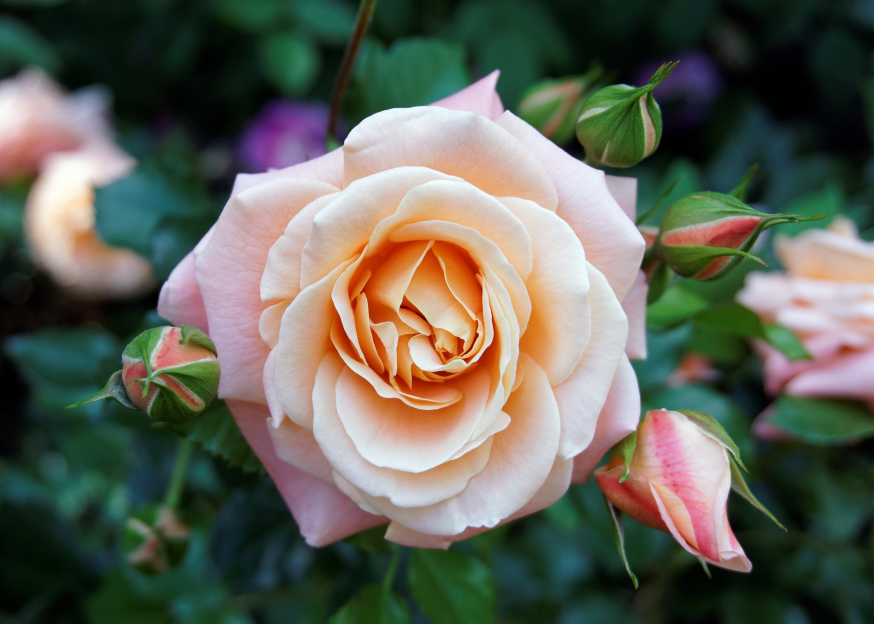
%> input picture Day2/rose.jpg, 1747 x 1248 px (shown at 1/2 size)
$ octave Types_of_Images.m   (GNU Octave 9; MATLAB toolbox functions it lacks are replaced by stand-ins)
%> lines starting %> are read from the running program, lines starting %| are printed output that depends on the picture; in (x1, y1, x2, y2) boxes, pixels count from 0 and x2, y2 are one past the last pixel; in counts of white or black regions, pixels touching at a corner belong together; the program's own positions count from 1
%subpolot is used to display multiple image in single figure window
%first value - row
%second value - column
%third value - index

%RGB
a = imread('rose.jpg');
%> a is the input picture: size 1248x1747x3 uint8; mean R, G, B 96.4, 98.4, 86.5
subplot(2,2,1);
imshow(a);

a1 = imresize(a,[256,256]); %change size of the image
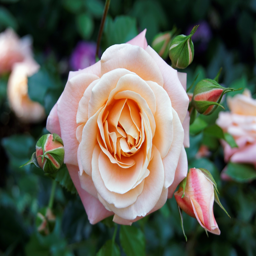
%> a1: size 256x256x3 uint8; mean R, G, B 96.4, 98.4, 86.5
subplot(2,2,2);
imshow(a1);

%CONVERT GRAY SCALE
b = rgb2gray(a);
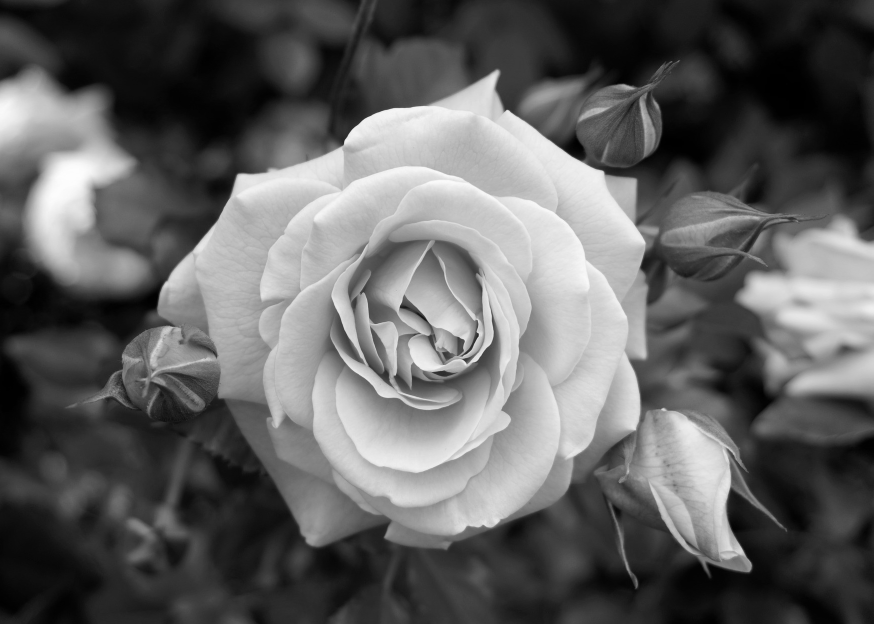
%> b: size 1248x1747 uint8 (shown at 1/2 size); min 0, max 254, mean 96.5
subplot(2,2,3);
imshow(b);

%CONVERT BINARY
c = im2bw(b);
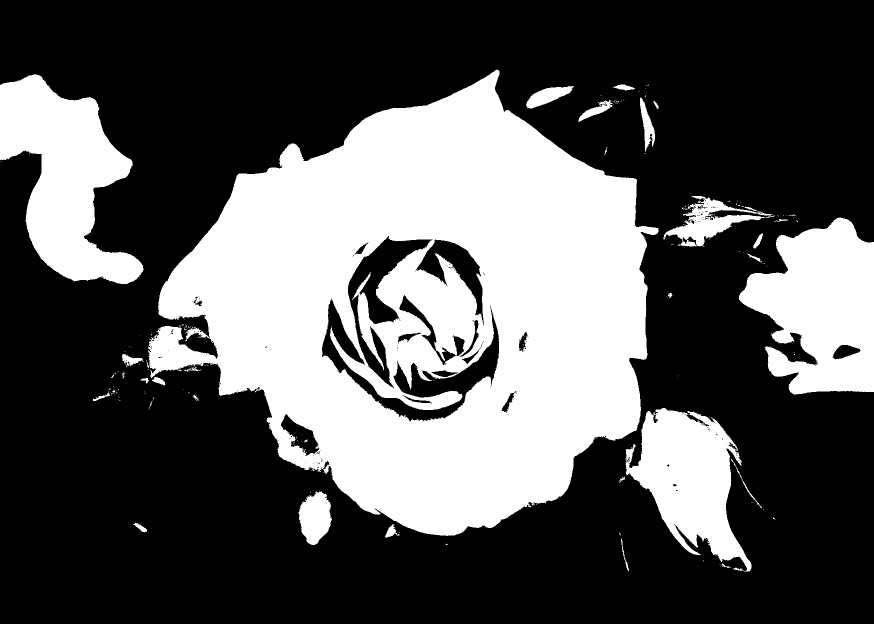
%> c: size 1248x1747 logical (shown at 1/2 size); 34.4% white; 232 white regions (196 under 20 px), largest, box (x1, y1, x2, y2) and area: (296, 139, 1317, 1072) 555928, (0, 148, 288, 568) 65058, (1478, 435, 1747, 789) 63535
subplot(2,2,4);
imshow(c);
impixelinfo;
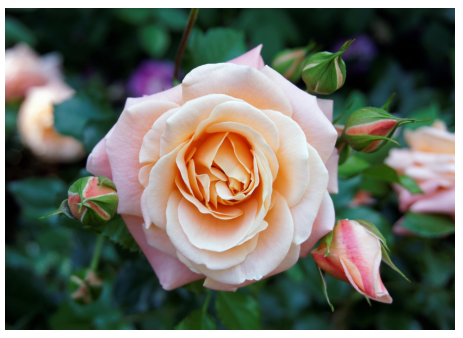
%> figure redrawn from the program's plot data, 4 panels
